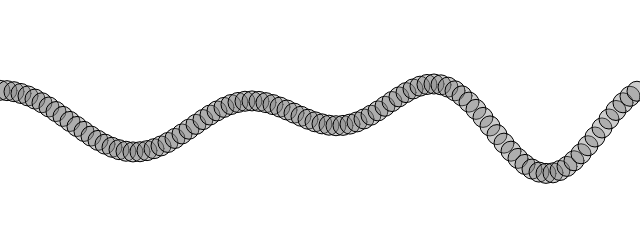
Frame 1 (no input)
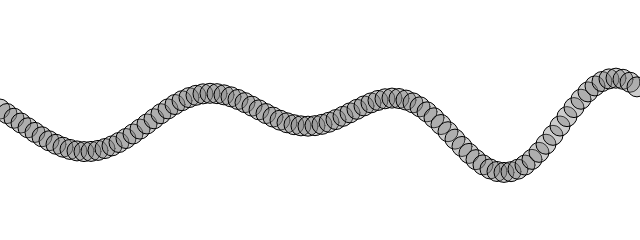
Frame 60 (no input)
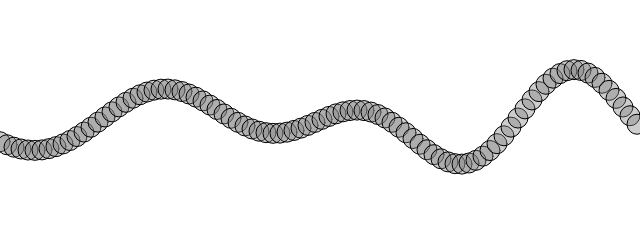
Frame 120 (the mouse pressed at the canvas centre since frame 60)

The p5.js sketch that drew these frames (run headless with seeded random() and noise() and a simulated clock; from frame 60 on, the mouse is pressed at the canvas centre):

// p5.js sketch
// ── sketch.js
let waves = [];

function setup() {
  createCanvas(640, 240);
  for (let i = 0; i < 5; i++) {
    waves[i] = new Wave(random(10, 40), random(100, 640), random(TWO_PI));
  }
}

function draw() {
  background(255);

  for (let x = 0; x < width; x += 7) {
    let y = 0;
    for (let wave of waves) {
      y += wave.evaluate(x);
    }
    stroke(0);
    fill(127,100);
    circle(x, y + height / 2, 20);
  }
  
  for (let wave of waves){
    wave.update();
  }
}

// ── wave.js
class Wave{
  constructor(amp, period, phase){
    this.amplitude = amp;
    this.period = period;
    this.phase = phase;
  }
  
  evaluate(x) {
    return sin(this.phase + TWO_PI * x / this.period) * this.amplitude;
  }
  
  update(){
    this.phase += 0.02;
  }
}
